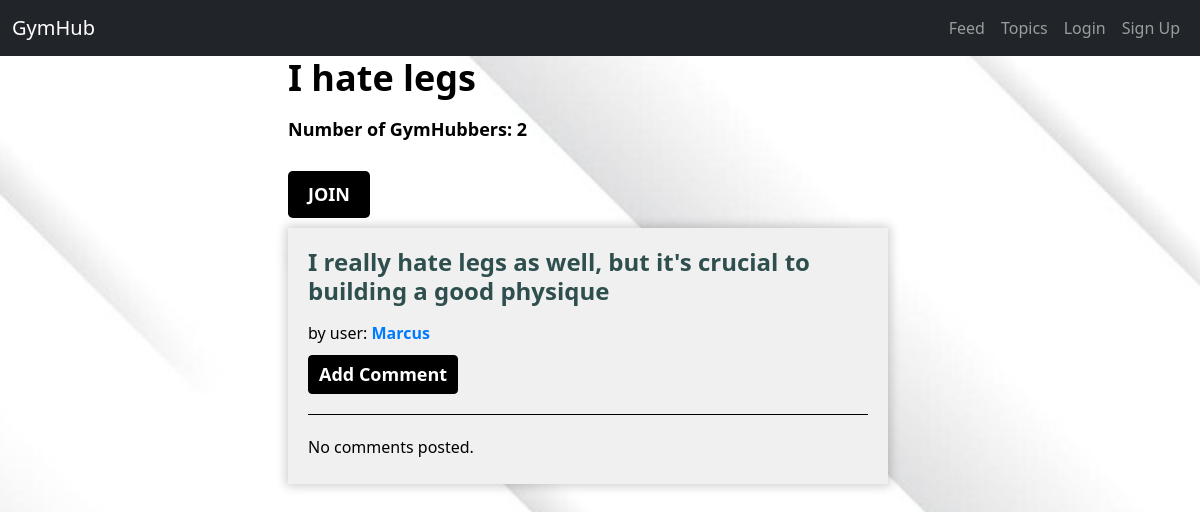
The app's page /groups/posts/in/i-hate-legs/, older data.
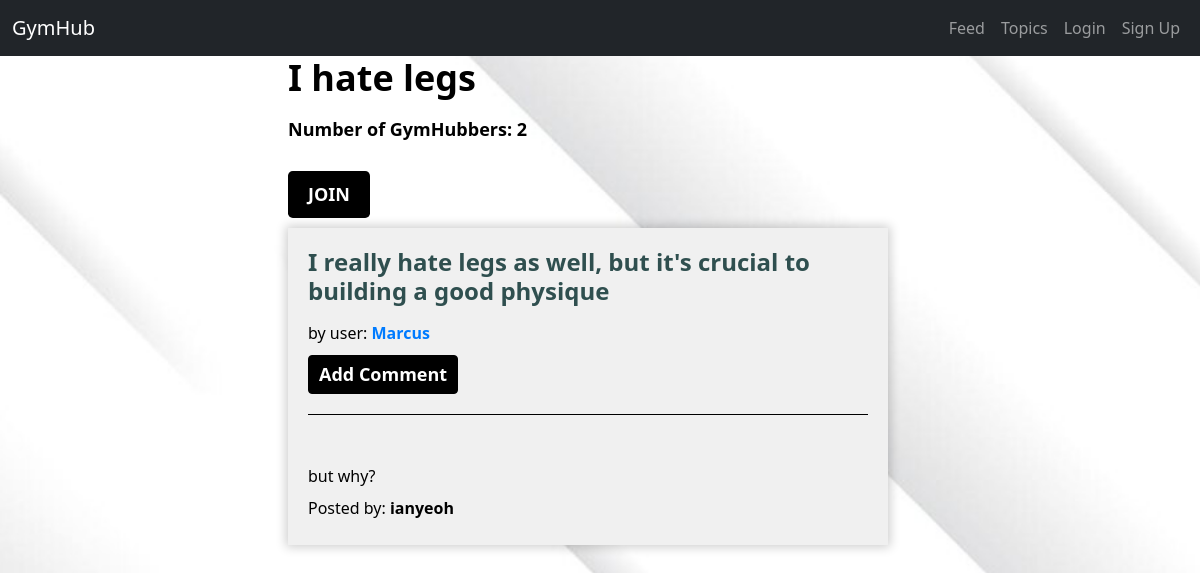
The same page, newer data.
### posts/models.py (models this page shows, shortened)
class Post(models.Model):
    user = models.ForeignKey(User, related_name="posts",
                             on_delete=models.CASCADE)
    created_at = models.DateTimeField(auto_now=True)
    message = models.TextField()
    message_html = models.TextField(editable=False)
    group = models.ForeignKey(
        Group, related_name="posts", null=True, blank=True, on_delete=models.CASCADE)
    image = models.ImageField(upload_to='images/', null=True, blank=True)
    class Meta:
        ordering = ["-created_at"]

class Comment(models.Model):
    post = models.ForeignKey(Post, related_name='comments', on_delete=models.CASCADE)
    author = models.ForeignKey(User, related_name='comments', on_delete=models.CASCADE)
    text = models.TextField(validators=[MaxLengthValidator(2200)])
    created_at = models.DateTimeField(auto_now_add=True)
    updated_at = models.DateTimeField(auto_now=True)
    class Meta:
        ordering = ['-created_at']

### groups/views.py (the view)
# urls.py: path('posts/in/<slug:slug>/', views.SingleGroup.as_view(), name='single'),
class SingleGroup(generic.DetailView):
    model = Group
    def get_context_data(self, **kwargs):
        context = super().get_context_data(**kwargs)
        context['comment_form']= CommentForm()
        return context

### groups/templates/groups/group_detail.html (shortened to what this page needs)
{% extends 'groups/group_base.html' %}
{% load static %}
{% block pregroup %}
{% block extra_css %}
<link rel="stylesheet" type="text/css" href="{% static 'css/group.css' %}">
{% endblock %}
<div class="container group">
<h1>{{group.name}}</h1>
<h4>Number of GymHubbers: {{group.members.count}}</h4>
<div class="content">
	{% if user in group.members.all %}
		<a href="{% url 'groups:leave' slug=group.slug %}" class="btn btn-lg btn-fill btn-warning"><span class='glyphicon glyphicon-remove-circle'></span>Leave</a>
	{% else %}
		<a href="{% url 'groups:join' slug=group.slug %}" class="btn btn-lg btn-fill btn-warning">Join</a>
	{% endif %}
</div>
{% endblock %}
{% block group_content %}
<div class="col-md-8">
	{% if not group.posts.count %}
		<h2>No posts in this group yet!</h2>
		{% else %}
			{% for post in group.posts.all %}
				{% include 'posts/_post.html' %}
			{% endfor %}
	{% endif %}
</div>
</div>
{% endblock %}

### posts/templates/posts/_post.html (shortened to what this page needs)
{% load static %}
{% block extra_css %}
<link rel="stylesheet" type="text/css" href="{% static 'css/posts.css' %}">
{% endblock %}
<div class="post media">
	<a href="{% url 'posts:single' username=post.user.username pk=post.pk %}" title=""><h3>{{post.message_html|safe}}</h3></a>
	<div class="media-body">
		by user:
		<strong><a href="{% url 'posts:for_user' username=post.user.username %}" title="">{{post.user.username}}</a></strong>
	<div class="media-footer">
		<button id="comment-toggle-{{ post.pk }}" class="btn btn-success">Add Comment</button>
	</div>
	<div class="comments">
		{% for comment in post.comments.all %}
  <br>
      <h2>{{ comment.text|safe|linebreaks }}</h2>
      <p>Posted by: <strong>{{ comment.author }}</strong></p>
  {% empty %}
      <p>No comments posted.</p>
  {% endfor %}
	</div>
</div>
</div>

Row changes from the older to the newer data that the page shows:
shown differently, row unchanged: Post "I really hate legs as well, but it's crucial to building a good physique": no longer shows "No comments posted."
added Comment: text "but why?", author "ianyeoh"
